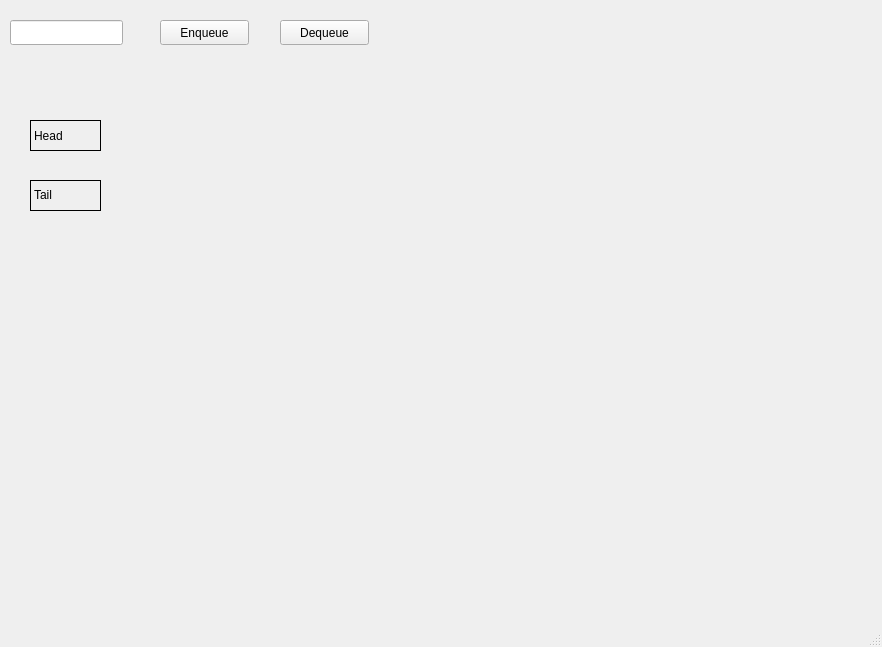
<?xml version="1.0" encoding="UTF-8"?>
<ui version="4.0">
 <class>MainWindow</class>
 <widget class="QMainWindow" name="MainWindow">
  <property name="geometry">
   <rect>
    <x>0</x>
    <y>0</y>
    <width>882</width>
    <height>647</height>
   </rect>
  </property>
  <property name="windowTitle">
   <string>Queue</string>
  </property>
  <widget class="QWidget" name="centralwidget">
   <widget class="QLineEdit" name="lineEdit">
    <property name="geometry">
     <rect>
      <x>10</x>
      <y>20</y>
      <width>113</width>
      <height>25</height>
     </rect>
    </property>
   </widget>
   <widget class="QPushButton" name="btn_enqueue">
    <property name="geometry">
     <rect>
      <x>160</x>
      <y>20</y>
      <width>89</width>
      <height>25</height>
     </rect>
    </property>
    <property name="text">
     <string>Enqueue</string>
    </property>
   </widget>
   <widget class="QPushButton" name="btn_dequeue">
    <property name="geometry">
     <rect>
      <x>280</x>
      <y>20</y>
      <width>89</width>
      <height>25</height>
     </rect>
    </property>
    <property name="text">
     <string>Dequeue</string>
    </property>
   </widget>
   <widget class="QWidget" name="horizontalLayoutWidget">
    <property name="geometry">
     <rect>
      <x>20</x>
      <y>240</y>
      <width>791</width>
      <height>111</height>
     </rect>
    </property>
    <layout class="QHBoxLayout" name="horizontalLayout_2">
     <property name="spacing">
      <number>44</number>
     </property>
     <property name="topMargin">
      <number>22</number>
     </property>
     <property name="rightMargin">
      <number>0</number>
     </property>
     <property name="bottomMargin">
      <number>22</number>
     </property>
    </layout>
   </widget>
   <widget class="QLabel" name="label">
    <property name="geometry">
     <rect>
      <x>30</x>
      <y>120</y>
      <width>71</width>
      <height>31</height>
     </rect>
    </property>
    <property name="frameShape">
     <enum>QFrame::Box</enum>
    </property>
    <property name="text">
     <string>Head</string>
    </property>
   </widget>
   <widget class="QLabel" name="label_2">
    <property name="geometry">
     <rect>
      <x>140</x>
      <y>120</y>
      <width>81</width>
      <height>31</height>
     </rect>
    </property>
    <property name="text">
     <string/>
    </property>
   </widget>
   <widget class="QLabel" name="label_3">
    <property name="geometry">
     <rect>
      <x>30</x>
      <y>180</y>
      <width>71</width>
      <height>31</height>
     </rect>
    </property>
    <property name="frameShape">
     <enum>QFrame::Box</enum>
    </property>
    <property name="text">
     <string>&lt;html&gt;&lt;head/&gt;&lt;body&gt;&lt;p&gt;Tail&lt;/p&gt;&lt;/body&gt;&lt;/html&gt;</string>
    </property>
   </widget>
   <widget class="QLabel" name="label_4">
    <property name="geometry">
     <rect>
      <x>140</x>
      <y>170</y>
      <width>81</width>
      <height>31</height>
     </rect>
    </property>
    <property name="text">
     <string/>
    </property>
   </widget>
  </widget>
  <widget class="QMenuBar" name="menubar">
   <property name="geometry">
    <rect>
     <x>0</x>
     <y>0</y>
     <width>882</width>
     <height>22</height>
    </rect>
   </property>
  </widget>
  <widget class="QStatusBar" name="statusbar"/>
 </widget>
 <resources/>
 <connections/>
</ui>
